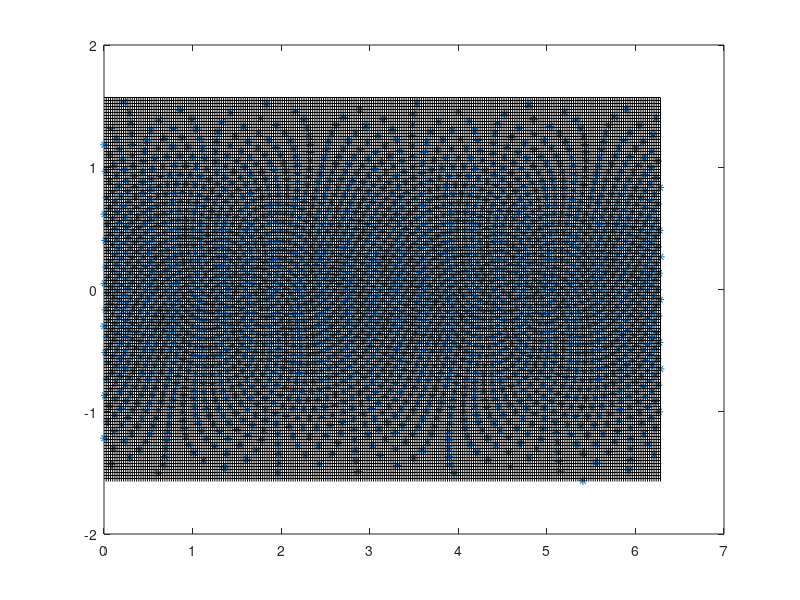

MATLAB code to generate this figure:
% Generate approximately evenly distributed points on sphere using
% Golden Section spiral algorithm 
%    http://www.softimageblog.com/archives/115

%% DART software - Copyright UCAR. This open source software is provided
% by UCAR, "as is", without charge, subject to all terms of use at
% http://www.image.ucar.edu/DAReS/DART/DART_download
%
% DART $Id: even_sphere_dense.m 10990 2017-02-02 23:39:18Z thoar@ucar.edu $

close all; clear;

% this differs from the original in that it quits at 150 mb (since
% we rarely assimilate obs above this level), and it's more dense
% than the original 600 points to generate more obs to assimilate.
% i would like to do something about the 1000mb level since with
% any topography it will be below the lowest pressure level in the
% model.  as a compromise, i am generating several extra levels near
% the bottom which are NOT MANDATORY levels.

% Generate obs_sequence input for this problem
% levels used here are : 1000 mb, 950mb, 900mb, 850mb, 800 mb, 750 mb, 
% 700mb, 650mb, 600mb, 550mb, 500mb, 400 mb, 300 mb, 200 mb, 150 mb

% For diagnostic test need a null data value and a null qc value
diagnostic_test = false;

% Input is in hectopascals
levels = [1000 950 900 850 800 750 700 650 600 550 500 400 300 200 150];

% Date information is overwritten by create_fixed_network_sequence
year = 2008;
month = 10;
day = 1;
hour = 0;

% Number of roughly evenly distributed points in horizontal
n = 2500;
x(1:n) = 0;
y(1:n) = 0;
z(1:n) = 0;

% Total number of observations at single time is levels*n*3
num_obs = size(levels, 2) * n * 3;
 
inc = pi * (3 - sqrt(5));
off = 2 / n;
for k = 1:n
   y(k) = (k-1) * off - 1 + (off / 2);
   r = sqrt(1 - y(k)*y(k));
   phi = (k-1) * inc; 
   x(k) = cos(phi) * r;
   z(k) = sin(phi) * r;
end 

% Now convert to latitude and longitude
for k = 1:n
   lon(k) = atan2(y(k), x(k)) + pi;
   lat(k) = asin(z(k));
   % Input is in degrees of lat and longitude
   dlon(k) = rad2deg(lon(k));
   dlat(k) = rad2deg(lat(k));
end

% Need to generate output for driving create_obs_sequence
fid = fopen('even_create_input', 'w');

% Output the total number of observations
fprintf(fid, '%6i\n', num_obs);
% 0 copies of data
if(diagnostic_test) 
   fprintf(fid, '%2i\n', 1);
else
   fprintf(fid, '%2i\n', 0);
end

% 0 QC fields
if(diagnostic_test) 
   fprintf(fid, '%2i\n', 1);
else
   fprintf(fid, '%2i\n', 0);
end

% Metadata for data copy
if(diagnostic_test)
   fprintf(fid, '"observations"\n');
end
% Metadata for qc
if(diagnostic_test)
   fprintf(fid, '"Quality Control"\n');
end


% Loop to create each observation
for hloc = 1:n
   for vloc = 1:size(levels, 2)
      for field = 1:3
         % 0 indicates that there is another observation; 
         fprintf(fid, '%2i\n', 0);
         % Specify obs kind by string
         if(field == 1)
            fprintf(fid, 'RADIOSONDE_TEMPERATURE\n');
         elseif(field == 2)
            fprintf(fid, 'RADIOSONDE_U_WIND_COMPONENT\n');
         elseif(field == 3)
            fprintf(fid, 'RADIOSONDE_V_WIND_COMPONENT\n');
         end
         % Select pressure as the vertical coordinate
         fprintf(fid, '%2i\n', 2);
         % The vertical pressure level
         fprintf(fid, '%5i\n', levels(vloc));
         % Lon and lat in degrees next
         fprintf(fid, '%6.2f\n', dlon(hloc));
         fprintf(fid, '%6.2f\n', dlat(hloc));
         % Now the date and time
         fprintf(fid, '%5i %3i %3i %3i %2i %2i \n', year, month, day, hour, 0, 0);
         % Finally, the error variance, 1 for temperature, 4 for winds
         if(field == 1)
            fprintf(fid, '%2i\n', 1);
         else
            fprintf(fid, '%2i\n', 4);
         end
     
         % Need value and qc for testing
         if(diagnostic_test)
            fprintf(fid, '%2i\n', 1);
            fprintf(fid, '%2i\n', 0);
         end
      end   
   end
end

% File name
fprintf(fid, 'set_def.out\n');

% Done with output, close file
fclose(fid);



% Some plotting to visualize this observation set
plot(lon, lat, '*');
hold on

% Plot an approximate CAM T85 grid for comparison
% 256x128 points on A-grid
% Plot latitude lines first
del_lat = pi / 128;
for i = 1:128
   glat = del_lat * i - pi/2;
   a = [0 2*pi];
   b = [glat glat];
   plot(a, b, 'k');
end

del_lon = 2*pi / 256;
for i = 1:256
   glon = del_lon*i;
   a = [glon glon];
   b = [-pi/2,  pi/2];
   plot(a, b, 'k');
end

% <next few lines under version control, do not edit>
% $URL: https://svn-dares-dart.cgd.ucar.edu/DART/releases/Manhattan/observations/obs_converters/even_sphere/even_sphere_dense.m $
% $Revision: 10990 $
% $Date: 2017-02-02 18:39:18 -0500 (Thu, 02 Feb 2017) $
